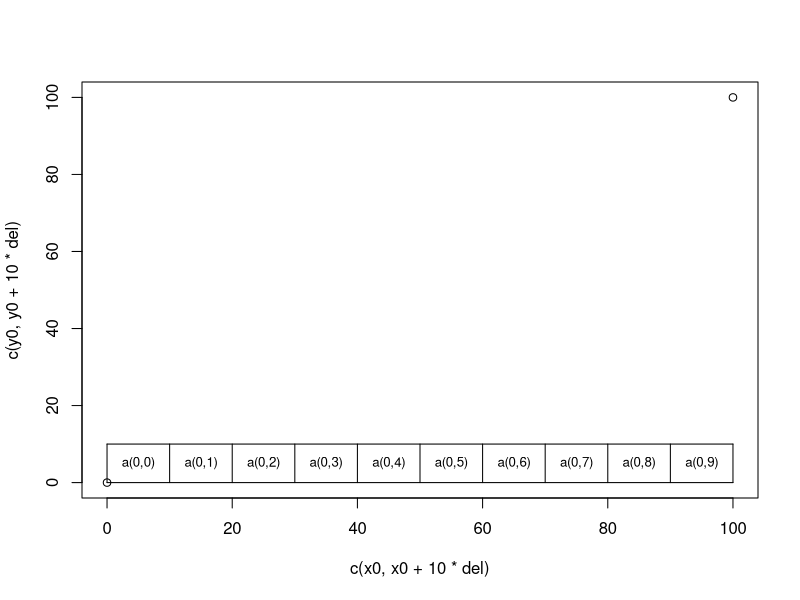

This chart was generated by the following R code:
del = 10
x0 = 0
y0 = 0
nx = 10
ny = 1
cc=.8

plot(c(x0, x0+10*del), c(y0, y0+10*del))

for (x in seq(x0, x0+nx*del, del)){
  points(c(x,x), c(y0, y0+ny*del), type='l')
}

for (y in seq(y0, y0+ny*del, del)){
  points(c(x0, x0+nx*del), c(y,y), type='l')
}

x0 = 5
y0 = 5

i = 0
for (x in seq(x0, x0+(nx-1)*del, del)){
  j=0
  for (y in seq(y0, y0+(ny-1)*del, del)){
    text(x,y, paste('a(',ny-j-1,',', i,')', sep=''), cex=cc)
    j = j+1
  }
  i = i+1
}
